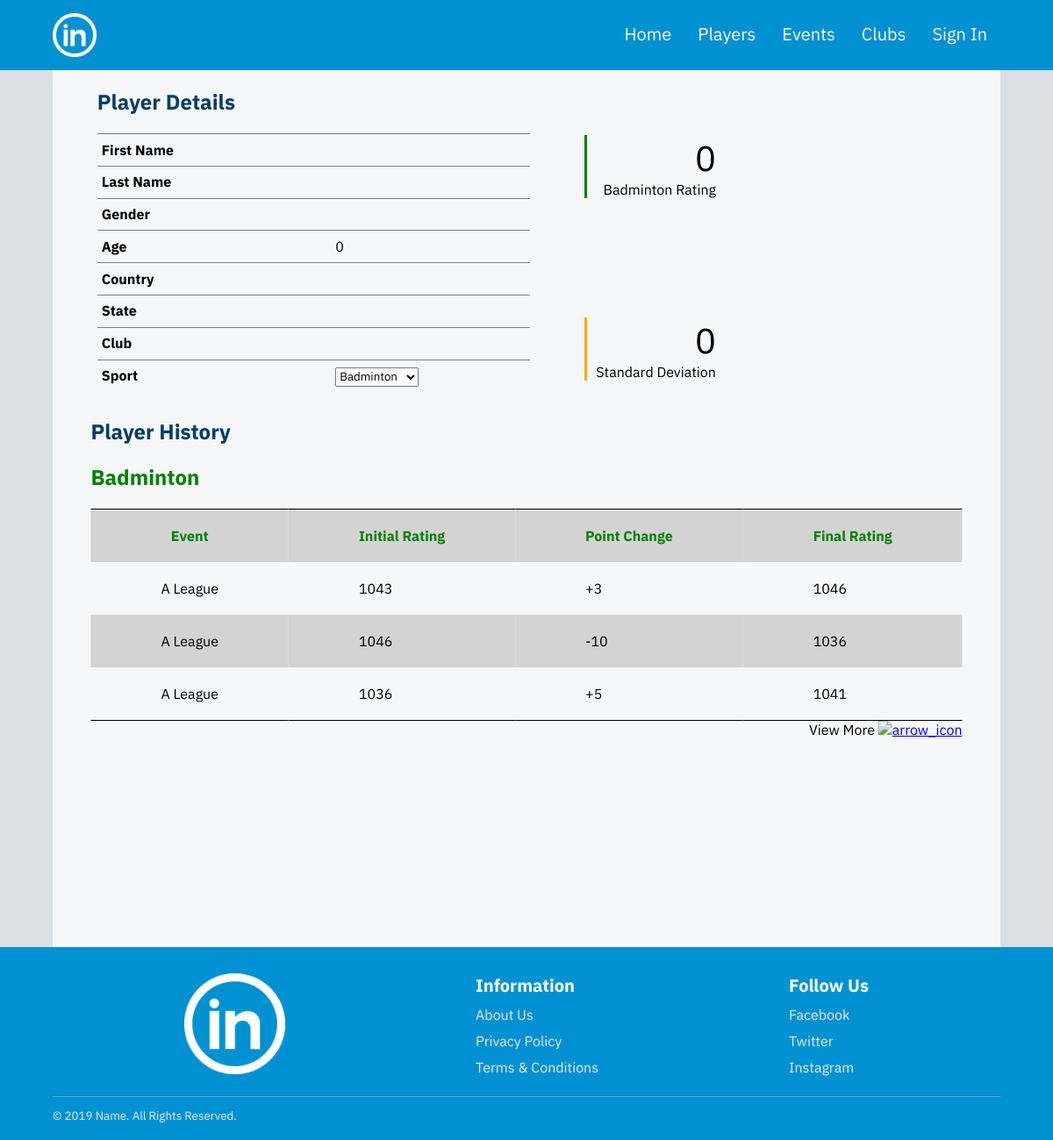
/profile.php, run on an earlier commit of the app's database.
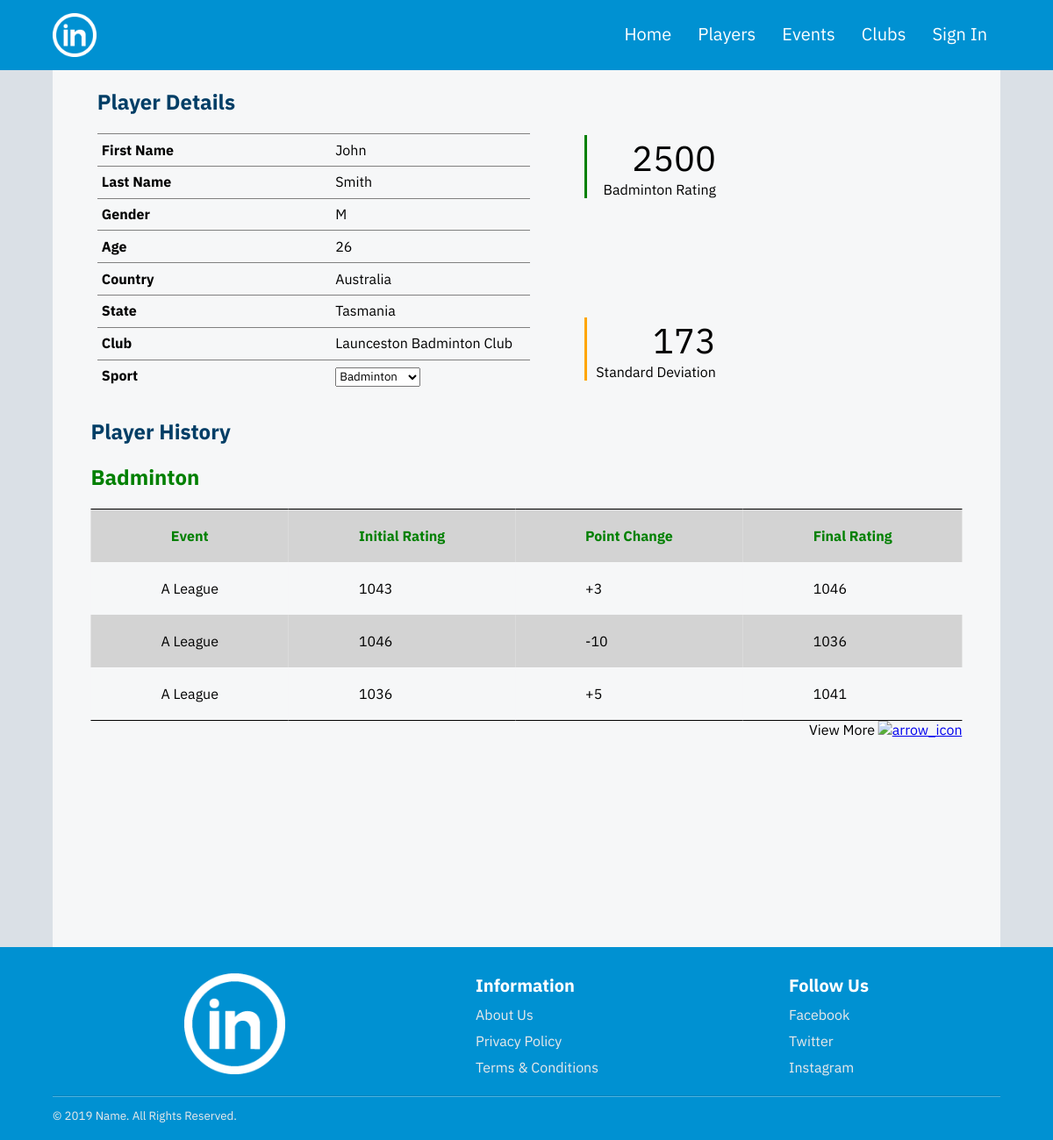
And on a later commit of the database.
### tables this page shows
CREATE TABLE IF NOT EXISTS `player` (
  `player_id` INT NOT NULL UNIQUE AUTO_INCREMENT,
  `given_name` VARCHAR(45) NOT NULL,
  `family_name` VARCHAR(45) NOT NULL,
  `gender` VARCHAR(1) NOT NULL CHECK (gender in ('M', 'F')),
  `date_of_birth` DATE NOT NULL,
  `email` VARCHAR(45) NOT NULL UNIQUE,
  `last_played` DATETIME NOT NULL,
  `receive_emails` VARCHAR(1) NOT NULL DEFAULT 'Y'  CHECK (receive_emails IN ('Y', 'N')),
  `country_id` INT NOT NULL,
  `state_id` INT NOT NULL,
  PRIMARY KEY (`player_id`),
  FOREIGN KEY (`country_id`) REFERENCES country(country_id),
  FOREIGN KEY (`state_id`) REFERENCES state(state_id)
);

CREATE TABLE IF NOT EXISTS `country` (
  `country_id` INT NOT NULL UNIQUE AUTO_INCREMENT,
  `name` VARCHAR(45) NOT NULL UNIQUE,
  PRIMARY KEY (`country_id`)
);

CREATE TABLE IF NOT EXISTS `state` (
  `state_id` INT NOT NULL UNIQUE AUTO_INCREMENT,
  `name` VARCHAR(45) NOT NULL UNIQUE,
  `country_id` INT NOT NULL,
  PRIMARY KEY (`state_id`),
  FOREIGN KEY (`country_id`) REFERENCES country(country_id)
);

CREATE TABLE IF NOT EXISTS `club` (
  `club_id` INT NOT NULL UNIQUE AUTO_INCREMENT,
  `name` VARCHAR(45) NOT NULL UNIQUE,
  `country_id` INT NOT NULL,
  `state_id` INT NOT NULL,
  PRIMARY KEY (`club_id`),
  FOREIGN KEY (`country_id`) REFERENCES country(country_id),
  FOREIGN KEY (`state_id`) REFERENCES state(state_id)
);

CREATE TABLE IF NOT EXISTS `rating` (
  `rating_id` INT NOT NULL UNIQUE AUTO_INCREMENT,
  `mean` DOUBLE NOT NULL,
  `standard_deviation` DOUBLE NOT NULL,
  `last_calculated` DATETIME NOT NULL,
  `sport_id` INT NOT NULL,
  `player_id` INT DEFAULT NULL,
  `team_id` INT DEFAULT NULL,
  PRIMARY KEY (`rating_id`, `sport_id`),
  FOREIGN KEY (`sport_id`) REFERENCES sport(sport_id),
  FOREIGN KEY (`player_id`) REFERENCES player(player_id),
  FOREIGN KEY (`team_id`) REFERENCES team(team_id)
);

### classes/database.php (called while the page is built)
<?php
class Database
{
	private $connection;
	public function __construct()
	{
		$configuration = parse_ini_file("./configurations/config.ini");
		try
		{
			$dsn = "mysql:host=".$configuration["hostname"].";dbname=".$configuration["databaseName"].";charset=".$configuration["charset"];
			$this->connection = new PDO($dsn, $configuration["username"], $configuration["password"]);
			$this->connection->setAttribute(PDO::ATTR_ERRMODE, PDO::ERRMODE_EXCEPTION);
		}
		catch(PDOException $exception)
		{
			echo "Database connection failed. Contact the server administrator";
		}
	}
	public function query($query, $parameters = NULL)
	{
		try
		{
			$result = $this->connection->prepare($query);
			$result->execute($parameters);
		}
		catch(PDOException $exception)
		{
		}
		return $result;
	}
}
?>

### includes/initialize.php (called while the page is built, shortened)
<?php
    require("./classes/database.php");
    require("./classes/account.php");
    require("./classes/content-manager.php");
    $database = new Database();
    $account = new Account($database);
    $contentManager = new ContentManager($database);
?>

### classes/account.php (called while the page is built, shortened)
<?php
class Account
{
	private $loggedIn = false;
	public function isLoggedIn()
	{
		return $this->loggedIn;
	}
}
?>

### classes/content-manager.php (called while the page is built, shortened)
<?php
class ContentManager
{
	private $database;
	public function __construct($database)
	{
		$this->database = $database;
	}
	public function getSpecificPlayerInformation($player_id)
	{
		$query = "SELECT player.given_name, player.family_name, player.gender, player.date_of_birth, country.name as country_name, state.name as state_name FROM((player INNER JOIN country ON player.country_id = country.country_id) INNER JOIN state ON player.state_id = state.state_id) WHERE player_id = ?;";
		$result = $this->database->query($query, [$player_id])->fetch();
		return $result;
	}
	public function getPlayerClub($player_id)
	{
		$query = "select club.name FROM club INNER JOIN membership on membership.club_id = club.club_id WHERE player_id = ? ";
		$result = $this->database->query($query, [$player_id])->fetch();
		return $result;
	}
	public function getPlayerRating($playerId, $sportID)
	{
		$query = "SELECT * FROM `rating` WHERE `player_id`= ? AND `sport_id`= ?";
		$result = $this->database->query($query, [$playerId, $sportID])->fetch();
		return $result;
	}
	public function getAllSports()
	{
		$query = "SELECT * FROM sport";
		$result = $this->database->query($query, null);
		return $result;
	}
}
?>

### profile.php (the view, shortened to what this page needs)
<?php
  include("./includes/header.php");
  include("./includes/navigation.php");
  if(isset($_SESSION["profile-id"]))
  {
      $playerId = $_SESSION["profile-id"];
      $playerInfo = $contentManager->getSpecificPlayerInformation($playerId);
      $playerClub = $contentManager->getPlayerClub($playerId);
      $playerRating = $contentManager->getPlayerRating($playerId, 1);
      $userDob = new DateTime($playerInfo["date_of_birth"]);
      $today = new Datetime(date("Y-m-d"));
      $age = $today->diff($userDob)->y;
  }
?>
<article>
  <div class="player-details-border">
    <h1>Player Details</h1>
    <ul class="player-bio-list">
      <li id="player-bio-row">
      	<span id="player-bio-row-heading"><b>First Name</b></span>
      	<span id="player-bio-row-value"> <?php echo $playerInfo["given_name"]; ?> </span>
      </li>
      <li id="player-bio-row">
      	<span id="player-bio-row-heading"><b>Last Name</b></span>
      	<span id="player-bio-row-value"> <?php echo $playerInfo["family_name"]; ?> </span>
      </li>
      <li id="player-bio-row">
      	<span id="player-bio-row-heading"><b>Gender</b></span>
      	<span id="player-bio-row-value"> <?php echo $playerInfo["gender"]; ?> </span>
      </li>
      <li id="player-bio-row">
      	<span id="player-bio-row-heading"><b>Age</b></span>
      	<span id="player-bio-row-value"> <?php echo $age; ?> </span>
      </li>
      <li id="player-bio-row">
      	<span id="player-bio-row-heading"><b>Country</b></span>
      	<span id="player-bio-row-value"> <?php echo $playerInfo["country_name"]; ?> </span>
      </li>
      <li id="player-bio-row">
      	<span id="player-bio-row-heading"><b>State</b></span>
      	<span id="player-bio-row-value"> <?php echo $playerInfo["state_name"]; ?> </span>
      </li>
      <li id="player-bio-row">
      	<span id="player-bio-row-heading"><b>Club</b></span>
      	<span id="player-bio-row-value"> <?php echo $playerClub["name"]; ?> </span>
      </li>
      <li id="player-bio-row">
      	<span id="player-bio-row-heading"><b>Sport</b></span>
      	<span id="player-bio-row-value">
      		<select class="select-sport-menu">
      			<?php
            $sports = $contentManager->getAllSports();
            while ($sport = $sports->fetch())
            {
                echo "<option value=\"".$sport["sport_id"]."\">".$sport["name"]."</option>";
            }
        ?>
      		</select>
      	</span>
      </li>
    </ul>
    <div class="rating-border">
 	  <div class="mean-border">
	    <div id="side-colour-mean">&nbsp</div>
		  <p id="mean-value">
		  <?php
			echo (int)$playerRating['mean'];
		  ?>
		  </p>
		  <p>Badminton Rating</p>
      </div>
	  <div class="sd-border">
	    <div id="side-colour-sd">&nbsp</div>
		  <p id="sd-value">
		  <?php
			echo (int)$playerRating['standard_deviation'];
		  ?>
		  </p>
		  <p>Standard Deviation</p>
	  </div>
	</div>
  </div>
  <div class="player-history-border">
    <h1>Player History</h1>
    <h2>Badminton</h2>
    <table class="player-history-table" border="0">
      <tr id="odd-row">
        <th>Event</th>
        <th>Initial Rating</th>
        <th>Point Change</th>
        <th>Final Rating</th>
      </tr>
      <tr id="even-row">
        <td>A League</td>
        <td>1043</td>
        <td>+3</td>
        <td>1046</td>
      </tr>
      <tr id="odd-row">
        <td>A League</td>
        <td>1046</td>
        <td>-10</td>
        <td>1036</td>
      </tr>
      <tr id="even-row">
        <td>A League</td>
        <td>1036</td>
        <td>+5</td>
        <td>1041</td>
      </tr>
    </table>
    <div id="player-history-view-more">
      <span>View More</span>
      <a href="#"><img alt="arrow_icon"></a>
    </div>
  </div>
</article>
<?php
  include("./includes/footer.php");
?>

### includes/header.php (shortened to what this page needs)
<?php
    require("./includes/initialize.php");
?>
<!DOCTYPE html>
<html lang="en">
<head>
  <link rel="stylesheet" href="./resources/css/styles.css">
  <link rel="stylesheet" href="./resources/css/jquery-ui.min.css">
</head>
<body>

### includes/navigation.php (shortened to what this page needs)
<header>
  <nav>
    <div class="nav-menu-logo">
      <a href="./index.php">
        <img src="./resources/images/logo.png" alt="">
      </a>
    </div>
    <div class="nav-menu-links">
      <a href="./index.php">home</a>
      <a href="./players.php">players</a>
      <a href="./events.php">events</a>
      <a href="./clubs.php">clubs</a>
      <a href="#" class="nav-sign-in-button" onclick="toggleDropdownMenu()">
        <?php
          if(!$account->isLoggedIn())
          {
            echo "Sign In";
          }
          else
          {
            echo "Account";
          }
        ?>
      </a>
   </nav>
</header>

### includes/footer.php (shortened to what this page needs)
<footer>
  <div class="footer-container">
    <div class="footer-top-content">
     <div class="footer-logo">
        <a href="./index.php">
          <img src="./resources/images/logo.png" alt="">
        </a>
      </div>
      <div class="footer-information">
        <h2 class="footer-heading">Information</h2>
        <a href="./about-us.php">About Us</a>
        <a href="./privacy-policy.php">Privacy Policy</a>
        <a href="./terms-and-conditions.php">Terms & Conditions</a>
      </div>
      <div class="footer-social-media">
        <h2 class="footer-heading">Follow Us</h2>
        <a href="www.facebook.com">Facebook</a>
        <a href="www.twitter.com">Twitter</a>
        <a href="www.instagram.com">Instagram</a>
      </div>
    </div>
    <div class="footer-bottom-content">
      <hr/>
      <small>&copy; <?php echo date('Y'); ?> Name. All Rights Reserved.</small>
    </div>
  </div>
</footer>
</body>
</html>

### resources/css/styles.css (style rules this page uses)
* { margin: 0; padding: 0; box-sizing: border-box; font-family: 'IBM Plex Sans', sans-serif; }
:root { --primary-color: #0091d2; --primary-color-light: #89C5E8; --primary-color-dark: #1E4D69; --secondary-color: #fdc300; --secondary-color-light: #F9E352; --secondary-color-dark: #003e66; --tertiary-color: #e50076; --tertiary-color-light: green; --tertiary-color-dark: green; --text-light: white; --text-medium: #eaeaea; --text-dark: #242A36; --form-background: white; --form-input-background: #F4F4F4; --form-input-border: #DEDEDE; --link-light: #7EBBDA; --link-dark: #6693c4; --content-background-color: #F6F7F8; --body-color: #DAE0E6; --font-small: 16px; --font-medium: 20px; --font-large: 40px; --font-extra-large: 60px; }
body { background-color: var(--body-color); }
article { height: 1000px; max-height: 5000px; max-width: 1080px; margin: 0 auto; background-color: var(--content-background-color); }
header { display: flex; background: var(--primary-color); width: 100%; height: 80px; margin: 0px 0px 0px 0px; }
nav { height: 100%; width: 1080px; margin: auto; position: relative; }
.nav-menu-links a { color: var(--text-light); text-decoration: none; text-transform: capitalize; font-size: var(--font-medium); cursor: pointer; height: 80px; display: inline-flex; padding: 25px 15px 25px 15px; }
.nav-menu-logo img { height: 50px; width: 50px; float: left; margin: 15px 0px 15px 0px; }
.nav-menu-logo { height: 100%; float: left; }
.nav-menu-links { height: 80px; display: inline-flex; float: right; }
.player-details-border { width: 658px; display: inline-block; position: relative; left: 4.7%; margin-bottom: 30px; margin-top: 20px; }
.player-details-border h1 { color: var(--secondary-color-dark); margin-bottom: 20px; }
.player-bio-list { position: relative; list-style: none; line-height: 1.3; display: inline-block; width: 75%; }
#player-bio-row { padding: 7.5px 5px; border-top: 1px solid grey; }
#player-bio-row-value { position: absolute; text-align: right; left: 55%; }
.rating-border { display: inline-block; position: relative; height: 280px; width: 20%; margin-left: 4%; }
.mean-border { position: absolute; top: 0; right: -50px; text-align: right; width: 150px; }
#side-colour-mean { width: 3px; position: absolute; bottom: 0; top: 0; background-color: var(--tertiary-color-dark); }
#mean-value { font-size: var(--font-large); }
.sd-border { position: absolute; bottom: 0; right: -50px; text-align: right; width: 150px; }
#side-colour-sd { width: 3px; position: absolute; bottom: 0; top: 0; background-color: orange; }
#sd-value { font-size: var(--font-large); }
.player-history-border { display: inline-block; position: relative; left: 50%; transform: translate(-50%, 0); }
.player-history-border h1 { color: var(--secondary-color-dark); margin-bottom: 20px; }
.player-history-border h2 { color: var(--tertiary-color-dark); margin-bottom: 20px; }
.player-history-table { margin-top: 20px; border-top: 1px solid black; border-bottom: 1px solid black; border-collapse: collapse; }
.player-history-table th { padding: 20px 80px; color: var(--tertiary-color-dark); }
.player-history-table td { padding: 20px 80px; }
#odd-row { background-color: lightgrey; }
#even-row { background-color: var(--content-background-color); }
#player-history-view-more { float: right; }
footer { background-color: var(--primary-color); height: 220px; width: 100%; font-size: var(--font-small); }
footer a { display: block; text-decoration: none; color: var(--text-medium); margin: 0px 0px 10px 0px; }
.footer-container { height: inherit; width: 1080px; margin: 0 auto; }
.footer-container h2 { font-size: var(--font-medium); color: var(--text-light); margin: 0px 0px 10px 0px; }
.footer-top-content { width: 100%; display: inline-flex; margin: 30px 0px 10px 0px; }
.footer-logo { display: block; width: auto; margin: 0 auto; margin-left: 150px; }
.footer-logo img { height: 115px; width: 115px; }
.footer-information { display: block; width: auto; }
.footer-social-media { display: block width: auto; margin: 0 auto; margin-right: 150px; }
.footer-bottom-content { display: block; width: 100%; }
.footer-bottom-content hr { margin: 0px 0px 10px 0px; border: 0; height: 0; border-top: 1px solid rgba(0, 0, 0, 0.1); border-bottom: 1px solid rgba(255, 255, 255, 0.3); }
.footer-bottom-content small { color: var(--text-medium); }

What changed in the data, as far as the page shows it:
now on this page (row edited): player: given_name "John", family_name "Smith", gender "M", date_of_birth "26", country.name "Australia", state.name "Tasmania"
now on this page (row edited): club: name "Launceston Badminton Club"
added rating: mean "2500", standard_deviation "173"
Also different on the page:
$age: "0" → (not shown)
$playerRating['mean']: "0" → (not shown)
$playerRating['standard_deviation']: "0" → (not shown)
